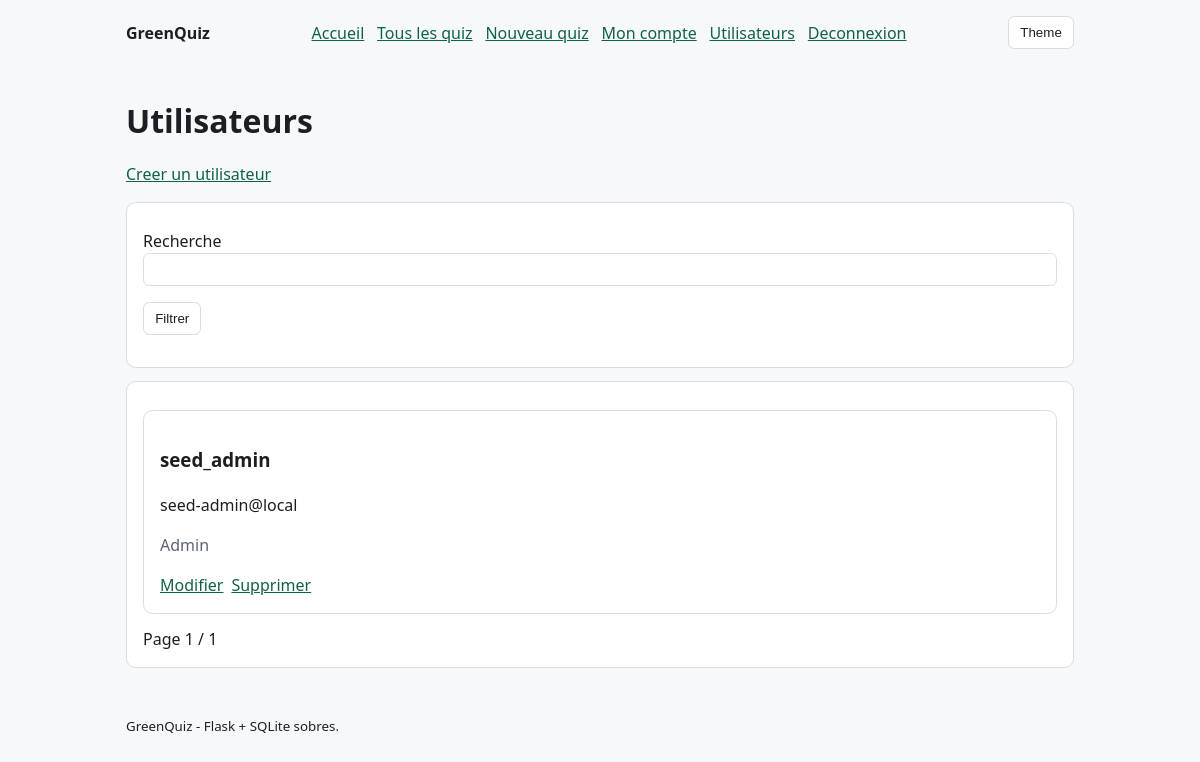
Before: /users (signed in) with the older database file.
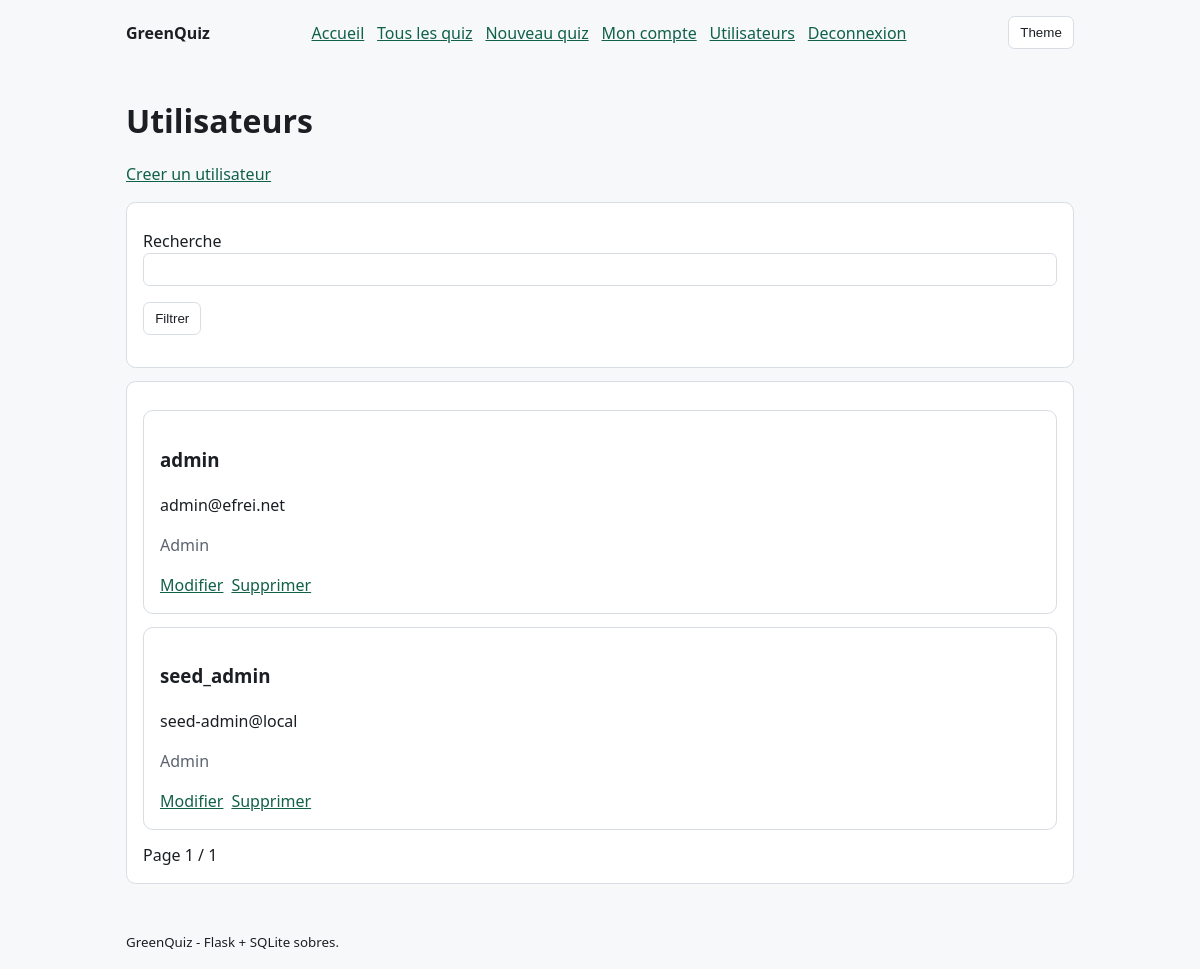
After: the same page with the newer database file.
### tables this page shows
CREATE TABLE users (
        id INTEGER PRIMARY KEY AUTOINCREMENT,
        email TEXT NOT NULL UNIQUE,
        username TEXT NOT NULL,
        password_hash TEXT NOT NULL,
        created_at TEXT NOT NULL DEFAULT CURRENT_TIMESTAMP
    , is_admin INTEGER NOT NULL DEFAULT 0);

### app.py (the view)
@app.route("/users")
@admin_required
def users_list():
    page = parse_page()
    offset = (page - 1) * PAGE_SIZE
    search = request.args.get("q", "").strip().lower()
    db = get_db()
    where = ""
    params: list[object] = []
    if search:
        where = "WHERE LOWER(username) LIKE ? OR LOWER(email) LIKE ?"
        like = f"%{search}%"
        params.extend([like, like])
    total = db.execute(f"SELECT COUNT(*) AS c FROM users {where}", params).fetchone()["c"]
    users = db.execute(
        f"""
        SELECT id, username, email, is_admin, created_at
        FROM users
        {where}
        ORDER BY created_at DESC
        LIMIT ? OFFSET ?
        """,
        (*params, PAGE_SIZE, offset),
    ).fetchall()
    total_pages = max(1, (total + PAGE_SIZE - 1) // PAGE_SIZE)
    return render_template("users_list.html", users=users, page=page, total_pages=total_pages, q=search)

### app.py (called while the page is built)
@app.context_processor
def inject_site_css():
    return {"site_css": SITE_CSS}

def get_db() -> sqlite3.Connection:
    if "db" not in g:
        g.db = sqlite3.connect(DB_PATH)
        g.db.row_factory = sqlite3.Row
    return g.db

def parse_page() -> int:
    raw = request.args.get("page", "1")
    try:
        return max(1, int(raw))
    except ValueError:
        return 1

def current_user():
    uid = session.get("uid")
    if not uid:
        return None
    return get_db().execute(
        "SELECT id, email, username, is_admin FROM users WHERE id = ? LIMIT 1", (uid,)
    ).fetchone()

def admin_required(view):
    @wraps(view)
    def wrapped(*args, **kwargs):
        user = current_user()
        if not user:
            return redirect(url_for("login"))
        if not user["is_admin"]:
            return redirect(url_for("home"))
        return view(*args, **kwargs)
    return wrapped

@app.context_processor
def inject_user():
    return {"user": current_user()}

### templates/users_list.html (shortened to what this page needs)
{% extends 'base.html' %}
{% block content %}
<h1>Utilisateurs</h1>
<p><a href="{{ url_for('users_new') }}">Creer un utilisateur</a></p>
<form method="get">
  <label for="q">Recherche</label>
  <input id="q" name="q" value="{{ q }}">
  <p><button type="submit">Filtrer</button></p>
</form>
<section>
  {% if users %}
    {% for item in users %}
    <article>
      <h3>{{ item['username'] }}</h3>
      <p>{{ item['email'] }}</p>
      <p class="muted">{{ 'Admin' if item['is_admin'] else 'Utilisateur' }}</p>
      <div class="actions">
        <a href="{{ url_for('users_edit', user_id=item['id']) }}">Modifier</a>
        <a href="{{ url_for('users_delete', user_id=item['id']) }}">Supprimer</a>
      </div>
    </article>
    {% endfor %}
  {% else %}
    <p>Aucun utilisateur trouve.</p>
  {% endif %}
  <div class="actions">
    <span>Page {{ page }} / {{ total_pages }}</span>
  </div>
</section>
{% endblock %}

### templates/base.html (shortened to what this page needs)
<!doctype html>
<html lang="fr">
<head>
</head>
<body>
<header class="wrap">
  <nav aria-label="Navigation principale">
    <a class="brand" href="{{ url_for('home') }}">GreenQuiz</a>
    <ul>
      <li><a href="{{ url_for('home') }}">Accueil</a></li>
      <li><a href="{{ url_for('quizzes_list') }}">Tous les quiz</a></li>
      {% if user %}
      <li><a href="{{ url_for('quizzes_new') }}">Nouveau quiz</a></li>
      <li><a href="{{ url_for('account') }}">Mon compte</a></li>
      {% if user["is_admin"] %}
      <li><a href="{{ url_for('users_list') }}">Utilisateurs</a></li>
      {% endif %}
      <li><a href="{{ url_for('logout') }}">Deconnexion</a></li>
      {% else %}
      <li><a href="{{ url_for('login') }}">Connexion</a></li>
      <li><a href="{{ url_for('register') }}">Inscription</a></li>
      {% endif %}
    </ul>
    <button id="toggleTheme" type="button" aria-label="Basculer le mode sombre">Theme</button>
  </nav>
</header>
<main class="wrap">
  {% block content %}{% endblock %}
</main>
<footer class="wrap"><small>GreenQuiz - Flask + SQLite sobres.</small></footer>
</body>
</html>

Changed rows visible on the page:
added users: username "admin", email "admin@efrei.net", is_admin "Admin"
